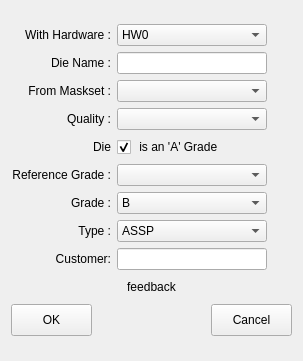
<?xml version="1.0" encoding="UTF-8"?>
<ui version="4.0">
 <class>NewDieWizard</class>
 <widget class="QDialog" name="NewDieWizard">
  <property name="geometry">
   <rect>
    <x>0</x>
    <y>0</y>
    <width>303</width>
    <height>361</height>
   </rect>
  </property>
  <property name="sizePolicy">
   <sizepolicy hsizetype="Preferred" vsizetype="Fixed">
    <horstretch>0</horstretch>
    <verstretch>0</verstretch>
   </sizepolicy>
  </property>
  <property name="minimumSize">
   <size>
    <width>300</width>
    <height>0</height>
   </size>
  </property>
  <property name="maximumSize">
   <size>
    <width>16777215</width>
    <height>361</height>
   </size>
  </property>
  <property name="baseSize">
   <size>
    <width>259</width>
    <height>223</height>
   </size>
  </property>
  <property name="windowTitle">
   <string>Dialog</string>
  </property>
  <layout class="QGridLayout" name="gridLayout">
   <item row="0" column="0">
    <layout class="QVBoxLayout" name="verticalLayout">
     <item>
      <layout class="QHBoxLayout" name="hardwareLayout">
       <item>
        <widget class="QLabel" name="label_3">
         <property name="sizePolicy">
          <sizepolicy hsizetype="Fixed" vsizetype="Fixed">
           <horstretch>0</horstretch>
           <verstretch>0</verstretch>
          </sizepolicy>
         </property>
         <property name="minimumSize">
          <size>
           <width>100</width>
           <height>22</height>
          </size>
         </property>
         <property name="maximumSize">
          <size>
           <width>100</width>
           <height>22</height>
          </size>
         </property>
         <property name="text">
          <string>With Hardware :</string>
         </property>
         <property name="alignment">
          <set>Qt::AlignRight|Qt::AlignTrailing|Qt::AlignVCenter</set>
         </property>
        </widget>
       </item>
       <item>
        <widget class="QComboBox" name="withHardware">
         <property name="sizePolicy">
          <sizepolicy hsizetype="Fixed" vsizetype="Fixed">
           <horstretch>0</horstretch>
           <verstretch>0</verstretch>
          </sizepolicy>
         </property>
         <property name="minimumSize">
          <size>
           <width>150</width>
           <height>22</height>
          </size>
         </property>
         <property name="maximumSize">
          <size>
           <width>80</width>
           <height>22</height>
          </size>
         </property>
         <item>
          <property name="text">
           <string>HW0</string>
          </property>
         </item>
         <item>
          <property name="text">
           <string>HW1</string>
          </property>
         </item>
         <item>
          <property name="text">
           <string>HW2</string>
          </property>
         </item>
        </widget>
       </item>
       <item>
        <spacer name="horizontalSpacer_3">
         <property name="orientation">
          <enum>Qt::Horizontal</enum>
         </property>
         <property name="sizeHint" stdset="0">
          <size>
           <width>13</width>
           <height>20</height>
          </size>
         </property>
        </spacer>
       </item>
      </layout>
     </item>
     <item>
      <layout class="QHBoxLayout" name="nameLayout">
       <item>
        <widget class="QLabel" name="label">
         <property name="sizePolicy">
          <sizepolicy hsizetype="Fixed" vsizetype="Fixed">
           <horstretch>0</horstretch>
           <verstretch>0</verstretch>
          </sizepolicy>
         </property>
         <property name="minimumSize">
          <size>
           <width>100</width>
           <height>22</height>
          </size>
         </property>
         <property name="maximumSize">
          <size>
           <width>100</width>
           <height>22</height>
          </size>
         </property>
         <property name="text">
          <string>Die Name :</string>
         </property>
         <property name="alignment">
          <set>Qt::AlignRight|Qt::AlignTrailing|Qt::AlignVCenter</set>
         </property>
        </widget>
       </item>
       <item>
        <widget class="QLineEdit" name="dieName">
         <property name="minimumSize">
          <size>
           <width>150</width>
           <height>22</height>
          </size>
         </property>
         <property name="maximumSize">
          <size>
           <width>16777215</width>
           <height>22</height>
          </size>
         </property>
        </widget>
       </item>
       <item>
        <spacer name="horizontalSpacer_2">
         <property name="orientation">
          <enum>Qt::Horizontal</enum>
         </property>
         <property name="sizeHint" stdset="0">
          <size>
           <width>40</width>
           <height>20</height>
          </size>
         </property>
        </spacer>
       </item>
      </layout>
     </item>
     <item>
      <layout class="QHBoxLayout" name="masksetLayout">
       <item>
        <widget class="QLabel" name="label_2">
         <property name="sizePolicy">
          <sizepolicy hsizetype="Fixed" vsizetype="Fixed">
           <horstretch>0</horstretch>
           <verstretch>0</verstretch>
          </sizepolicy>
         </property>
         <property name="minimumSize">
          <size>
           <width>100</width>
           <height>22</height>
          </size>
         </property>
         <property name="maximumSize">
          <size>
           <width>100</width>
           <height>22</height>
          </size>
         </property>
         <property name="text">
          <string>From Maskset :</string>
         </property>
         <property name="alignment">
          <set>Qt::AlignRight|Qt::AlignTrailing|Qt::AlignVCenter</set>
         </property>
        </widget>
       </item>
       <item>
        <widget class="QComboBox" name="fromMaskset">
         <property name="sizePolicy">
          <sizepolicy hsizetype="Fixed" vsizetype="Fixed">
           <horstretch>0</horstretch>
           <verstretch>0</verstretch>
          </sizepolicy>
         </property>
         <property name="minimumSize">
          <size>
           <width>150</width>
           <height>22</height>
          </size>
         </property>
         <property name="maximumSize">
          <size>
           <width>150</width>
           <height>22</height>
          </size>
         </property>
         <item>
          <property name="text">
           <string/>
          </property>
         </item>
         <item>
          <property name="text">
           <string>123456789012345</string>
          </property>
         </item>
        </widget>
       </item>
       <item>
        <spacer name="horizontalSpacer_4">
         <property name="orientation">
          <enum>Qt::Horizontal</enum>
         </property>
         <property name="sizeHint" stdset="0">
          <size>
           <width>40</width>
           <height>20</height>
          </size>
         </property>
        </spacer>
       </item>
      </layout>
     </item>
     <item>
      <layout class="QHBoxLayout" name="qualityLayout">
       <item>
        <widget class="QLabel" name="label_4">
         <property name="sizePolicy">
          <sizepolicy hsizetype="Fixed" vsizetype="Minimum">
           <horstretch>0</horstretch>
           <verstretch>0</verstretch>
          </sizepolicy>
         </property>
         <property name="minimumSize">
          <size>
           <width>100</width>
           <height>22</height>
          </size>
         </property>
         <property name="maximumSize">
          <size>
           <width>100</width>
           <height>22</height>
          </size>
         </property>
         <property name="text">
          <string>Quality :</string>
         </property>
         <property name="alignment">
          <set>Qt::AlignRight|Qt::AlignTrailing|Qt::AlignVCenter</set>
         </property>
        </widget>
       </item>
       <item>
        <widget class="QComboBox" name="quality">
         <property name="sizePolicy">
          <sizepolicy hsizetype="Fixed" vsizetype="Fixed">
           <horstretch>0</horstretch>
           <verstretch>0</verstretch>
          </sizepolicy>
         </property>
         <property name="minimumSize">
          <size>
           <width>150</width>
           <height>22</height>
          </size>
         </property>
         <property name="maximumSize">
          <size>
           <width>150</width>
           <height>22</height>
          </size>
         </property>
         <item>
          <property name="text">
           <string/>
          </property>
         </item>
         <item>
          <property name="text">
           <string>Automotive</string>
          </property>
         </item>
         <item>
          <property name="text">
           <string>Commercial</string>
          </property>
         </item>
         <item>
          <property name="text">
           <string>Industrial</string>
          </property>
         </item>
         <item>
          <property name="text">
           <string>Medical</string>
          </property>
         </item>
         <item>
          <property name="text">
           <string>Military</string>
          </property>
         </item>
        </widget>
       </item>
       <item>
        <spacer name="horizontalSpacer_6">
         <property name="orientation">
          <enum>Qt::Horizontal</enum>
         </property>
         <property name="sizeHint" stdset="0">
          <size>
           <width>13</width>
           <height>20</height>
          </size>
         </property>
        </spacer>
       </item>
      </layout>
     </item>
     <item>
      <layout class="QHBoxLayout" name="isAGradeLayout">
       <item>
        <widget class="QLabel" name="label_5">
         <property name="sizePolicy">
          <sizepolicy hsizetype="Fixed" vsizetype="Fixed">
           <horstretch>0</horstretch>
           <verstretch>0</verstretch>
          </sizepolicy>
         </property>
         <property name="minimumSize">
          <size>
           <width>100</width>
           <height>22</height>
          </size>
         </property>
         <property name="maximumSize">
          <size>
           <width>100</width>
           <height>22</height>
          </size>
         </property>
         <property name="text">
          <string>Die</string>
         </property>
         <property name="alignment">
          <set>Qt::AlignRight|Qt::AlignTrailing|Qt::AlignVCenter</set>
         </property>
        </widget>
       </item>
       <item>
        <widget class="QCheckBox" name="isAGrade">
         <property name="minimumSize">
          <size>
           <width>105</width>
           <height>22</height>
          </size>
         </property>
         <property name="maximumSize">
          <size>
           <width>105</width>
           <height>22</height>
          </size>
         </property>
         <property name="layoutDirection">
          <enum>Qt::LeftToRight</enum>
         </property>
         <property name="text">
          <string> is an 'A' Grade</string>
         </property>
         <property name="checked">
          <bool>true</bool>
         </property>
        </widget>
       </item>
       <item>
        <spacer name="horizontalSpacer_9">
         <property name="orientation">
          <enum>Qt::Horizontal</enum>
         </property>
         <property name="sizeHint" stdset="0">
          <size>
           <width>40</width>
           <height>20</height>
          </size>
         </property>
        </spacer>
       </item>
      </layout>
     </item>
     <item>
      <layout class="QHBoxLayout" name="referenceGradeLayout">
       <item>
        <widget class="QLabel" name="referenceGradeLabel">
         <property name="sizePolicy">
          <sizepolicy hsizetype="Fixed" vsizetype="Fixed">
           <horstretch>0</horstretch>
           <verstretch>0</verstretch>
          </sizepolicy>
         </property>
         <property name="minimumSize">
          <size>
           <width>100</width>
           <height>22</height>
          </size>
         </property>
         <property name="maximumSize">
          <size>
           <width>100</width>
           <height>22</height>
          </size>
         </property>
         <property name="text">
          <string>Reference Grade :</string>
         </property>
         <property name="alignment">
          <set>Qt::AlignRight|Qt::AlignTrailing|Qt::AlignVCenter</set>
         </property>
        </widget>
       </item>
       <item>
        <widget class="QComboBox" name="referenceGrade">
         <property name="sizePolicy">
          <sizepolicy hsizetype="Fixed" vsizetype="Fixed">
           <horstretch>0</horstretch>
           <verstretch>0</verstretch>
          </sizepolicy>
         </property>
         <property name="minimumSize">
          <size>
           <width>150</width>
           <height>22</height>
          </size>
         </property>
         <property name="maximumSize">
          <size>
           <width>150</width>
           <height>22</height>
          </size>
         </property>
         <item>
          <property name="text">
           <string/>
          </property>
         </item>
         <item>
          <property name="text">
           <string>123456789012345</string>
          </property>
         </item>
        </widget>
       </item>
       <item>
        <spacer name="horizontalSpacer_10">
         <property name="orientation">
          <enum>Qt::Horizontal</enum>
         </property>
         <property name="sizeHint" stdset="0">
          <size>
           <width>40</width>
           <height>20</height>
          </size>
         </property>
        </spacer>
       </item>
      </layout>
     </item>
     <item>
      <layout class="QHBoxLayout" name="gradeLayout">
       <item>
        <widget class="QLabel" name="gradeLabel">
         <property name="sizePolicy">
          <sizepolicy hsizetype="Fixed" vsizetype="Fixed">
           <horstretch>0</horstretch>
           <verstretch>0</verstretch>
          </sizepolicy>
         </property>
         <property name="minimumSize">
          <size>
           <width>100</width>
           <height>22</height>
          </size>
         </property>
         <property name="maximumSize">
          <size>
           <width>100</width>
           <height>22</height>
          </size>
         </property>
         <property name="text">
          <string>Grade :</string>
         </property>
         <property name="alignment">
          <set>Qt::AlignRight|Qt::AlignTrailing|Qt::AlignVCenter</set>
         </property>
        </widget>
       </item>
       <item>
        <widget class="QComboBox" name="grade">
         <property name="sizePolicy">
          <sizepolicy hsizetype="Fixed" vsizetype="Fixed">
           <horstretch>0</horstretch>
           <verstretch>0</verstretch>
          </sizepolicy>
         </property>
         <property name="minimumSize">
          <size>
           <width>150</width>
           <height>22</height>
          </size>
         </property>
         <property name="maximumSize">
          <size>
           <width>60</width>
           <height>22</height>
          </size>
         </property>
         <item>
          <property name="text">
           <string>B</string>
          </property>
         </item>
         <item>
          <property name="text">
           <string>C</string>
          </property>
         </item>
         <item>
          <property name="text">
           <string>D</string>
          </property>
         </item>
         <item>
          <property name="text">
           <string>E</string>
          </property>
         </item>
         <item>
          <property name="text">
           <string>F</string>
          </property>
         </item>
         <item>
          <property name="text">
           <string>G</string>
          </property>
         </item>
         <item>
          <property name="text">
           <string>H</string>
          </property>
         </item>
         <item>
          <property name="text">
           <string>I</string>
          </property>
         </item>
        </widget>
       </item>
       <item>
        <spacer name="horizontalSpacer_7">
         <property name="orientation">
          <enum>Qt::Horizontal</enum>
         </property>
         <property name="sizeHint" stdset="0">
          <size>
           <width>13</width>
           <height>20</height>
          </size>
         </property>
        </spacer>
       </item>
      </layout>
     </item>
     <item>
      <layout class="QHBoxLayout" name="typeLayout">
       <item>
        <widget class="QLabel" name="typeLabel">
         <property name="sizePolicy">
          <sizepolicy hsizetype="Fixed" vsizetype="Fixed">
           <horstretch>0</horstretch>
           <verstretch>0</verstretch>
          </sizepolicy>
         </property>
         <property name="minimumSize">
          <size>
           <width>100</width>
           <height>22</height>
          </size>
         </property>
         <property name="maximumSize">
          <size>
           <width>100</width>
           <height>22</height>
          </size>
         </property>
         <property name="text">
          <string>Type :</string>
         </property>
         <property name="alignment">
          <set>Qt::AlignRight|Qt::AlignTrailing|Qt::AlignVCenter</set>
         </property>
        </widget>
       </item>
       <item>
        <widget class="QComboBox" name="Type">
         <property name="sizePolicy">
          <sizepolicy hsizetype="Fixed" vsizetype="Fixed">
           <horstretch>0</horstretch>
           <verstretch>0</verstretch>
          </sizepolicy>
         </property>
         <property name="minimumSize">
          <size>
           <width>150</width>
           <height>22</height>
          </size>
         </property>
         <property name="maximumSize">
          <size>
           <width>80</width>
           <height>22</height>
          </size>
         </property>
         <item>
          <property name="text">
           <string>ASSP</string>
          </property>
         </item>
         <item>
          <property name="text">
           <string>ASIC</string>
          </property>
         </item>
        </widget>
       </item>
       <item>
        <spacer name="horizontalSpacer_5">
         <property name="orientation">
          <enum>Qt::Horizontal</enum>
         </property>
         <property name="sizeHint" stdset="0">
          <size>
           <width>13</width>
           <height>20</height>
          </size>
         </property>
        </spacer>
       </item>
      </layout>
     </item>
     <item>
      <layout class="QHBoxLayout" name="customerLayout">
       <item>
        <widget class="QLabel" name="customerLabel">
         <property name="sizePolicy">
          <sizepolicy hsizetype="Fixed" vsizetype="Fixed">
           <horstretch>0</horstretch>
           <verstretch>0</verstretch>
          </sizepolicy>
         </property>
         <property name="minimumSize">
          <size>
           <width>100</width>
           <height>22</height>
          </size>
         </property>
         <property name="maximumSize">
          <size>
           <width>100</width>
           <height>22</height>
          </size>
         </property>
         <property name="text">
          <string>Customer:</string>
         </property>
         <property name="alignment">
          <set>Qt::AlignRight|Qt::AlignTrailing|Qt::AlignVCenter</set>
         </property>
        </widget>
       </item>
       <item>
        <widget class="QLineEdit" name="customer">
         <property name="minimumSize">
          <size>
           <width>150</width>
           <height>22</height>
          </size>
         </property>
         <property name="maximumSize">
          <size>
           <width>16777215</width>
           <height>22</height>
          </size>
         </property>
        </widget>
       </item>
       <item>
        <spacer name="horizontalSpacer_8">
         <property name="orientation">
          <enum>Qt::Horizontal</enum>
         </property>
         <property name="sizeHint" stdset="0">
          <size>
           <width>40</width>
           <height>20</height>
          </size>
         </property>
        </spacer>
       </item>
      </layout>
     </item>
     <item>
      <widget class="QLabel" name="feedback">
       <property name="sizePolicy">
        <sizepolicy hsizetype="Expanding" vsizetype="Fixed">
         <horstretch>0</horstretch>
         <verstretch>0</verstretch>
        </sizepolicy>
       </property>
       <property name="minimumSize">
        <size>
         <width>150</width>
         <height>22</height>
        </size>
       </property>
       <property name="maximumSize">
        <size>
         <width>16777215</width>
         <height>22</height>
        </size>
       </property>
       <property name="baseSize">
        <size>
         <width>0</width>
         <height>22</height>
        </size>
       </property>
       <property name="text">
        <string>feedback</string>
       </property>
       <property name="alignment">
        <set>Qt::AlignCenter</set>
       </property>
      </widget>
     </item>
     <item>
      <layout class="QHBoxLayout" name="buttonLayout">
       <item>
        <widget class="QPushButton" name="OKButton">
         <property name="minimumSize">
          <size>
           <width>81</width>
           <height>32</height>
          </size>
         </property>
         <property name="maximumSize">
          <size>
           <width>81</width>
           <height>32</height>
          </size>
         </property>
         <property name="text">
          <string>OK</string>
         </property>
         <property name="autoDefault">
          <bool>false</bool>
         </property>
        </widget>
       </item>
       <item>
        <spacer name="horizontalSpacer">
         <property name="orientation">
          <enum>Qt::Horizontal</enum>
         </property>
         <property name="sizeHint" stdset="0">
          <size>
           <width>40</width>
           <height>20</height>
          </size>
         </property>
        </spacer>
       </item>
       <item>
        <widget class="QPushButton" name="CancelButton">
         <property name="minimumSize">
          <size>
           <width>81</width>
           <height>32</height>
          </size>
         </property>
         <property name="maximumSize">
          <size>
           <width>81</width>
           <height>32</height>
          </size>
         </property>
         <property name="text">
          <string>Cancel</string>
         </property>
         <property name="autoDefault">
          <bool>false</bool>
         </property>
        </widget>
       </item>
      </layout>
     </item>
    </layout>
   </item>
  </layout>
 </widget>
 <resources/>
 <connections/>
</ui>
